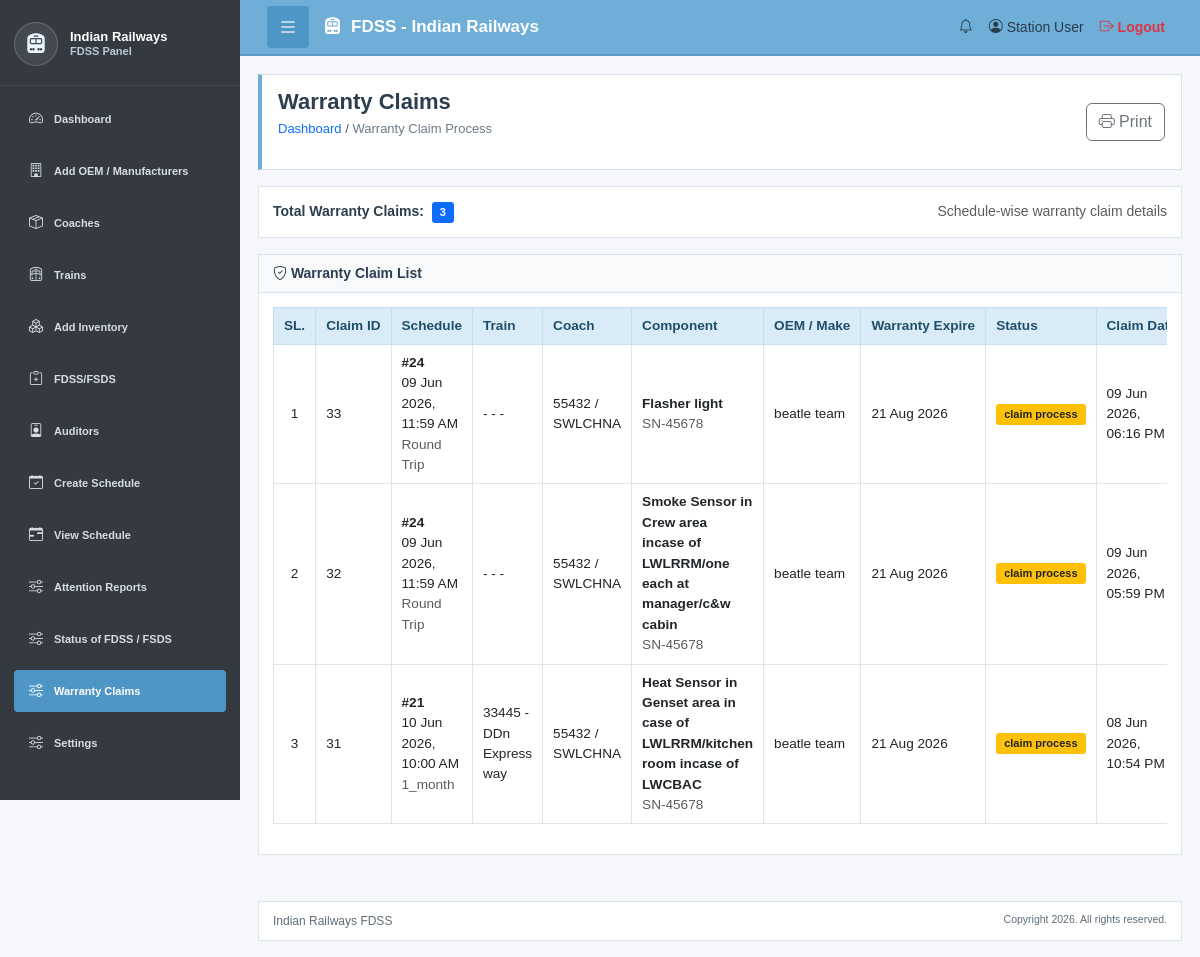
Page /Warranty-claim-process.php (signed in) on the committed database.
### tables this page shows
CREATE TABLE `fdss_warranty_claim` (
  `warranty_claim_id` int(11) NOT NULL,
  `schedule_id` int(11) DEFAULT NULL,
  `unit_id` int(11) DEFAULT NULL,
  `defectiveCause` varchar(255) DEFAULT NULL,
  `otherObservation` varchar(255) DEFAULT NULL,
  `referenceNo` varchar(255) DEFAULT NULL,
  `suggestion` varchar(255) DEFAULT NULL,
  `POH_Date` datetime DEFAULT NULL,
  `Production_unit` varchar(10) DEFAULT NULL,
  `status` varchar(255) DEFAULT NULL,
  `claim_complete_date` date DEFAULT NULL,
  `Remark` varchar(255) DEFAULT NULL,
  `created_at` datetime NOT NULL DEFAULT current_timestamp(),
  `complete_remark` text DEFAULT NULL
);

CREATE TABLE `fdss_coach_schedule` (
  `schedule_id` int(11) NOT NULL,
  `coach_id` int(11) NOT NULL,
  `train_info_id` bigint(20) DEFAULT NULL,
  `last_inspection_date` date DEFAULT NULL,
  `next_due_date` date DEFAULT NULL,
  `status` enum('Pending','Assigned','Completed','Warranty-claim/replacement') DEFAULT 'Pending',
  `auditor_id` int(11) DEFAULT NULL,
  `assignment_date_time` datetime DEFAULT NULL,
  `Inspection_Type` varchar(255) DEFAULT NULL,
  `priority` enum('Normal','High') DEFAULT 'Normal',
  `special_remarks` text DEFAULT NULL,
  `created_at` timestamp NULL DEFAULT current_timestamp(),
  `updated_at` timestamp NULL DEFAULT current_timestamp() ON UPDATE current_timestamp(),
  `user_id` int(11) NOT NULL,
  `schedule_status` int(11) NOT NULL DEFAULT 0
);

CREATE TABLE `fdss_train_coach` (
  `coach_id` int(11) NOT NULL,
  `train_info_id` varchar(10) DEFAULT NULL,
  `coach_no` varchar(50) NOT NULL,
  `Type` varchar(20) DEFAULT NULL,
  `coach_type` varchar(100) DEFAULT NULL,
  `user_id` int(11) NOT NULL,
  `coach_status` enum('Detached','Intact') DEFAULT NULL,
  `status` enum('Active','Inactive') DEFAULT 'Active',
  `next_inspection_date` date DEFAULT NULL,
  `created_at` timestamp NULL DEFAULT current_timestamp(),
  `updated_at` timestamp NULL DEFAULT current_timestamp() ON UPDATE current_timestamp(),
  `schedule_status` int(11) NOT NULL DEFAULT 0 COMMENT 'O means coach is free 1 means cach work is progress'
);

CREATE TABLE `fdss_Inventory_Management` (
  `inventory_id` int(11) NOT NULL,
  `item_code` varchar(100) NOT NULL,
  `item_name` varchar(255) NOT NULL,
  `quantity` int(11) DEFAULT NULL,
  `category` enum('FDSS','FSDS','Primary','Secondary','FDSSPARA','FSDSPARA') NOT NULL,
  `status` enum('Working','Needs Check','Not Working') DEFAULT NULL,
  `user_id` int(11) NOT NULL,
  `last_updated` timestamp NULL DEFAULT current_timestamp(),
  `remarks` text DEFAULT NULL,
  `created_at` timestamp NULL DEFAULT current_timestamp(),
  `updated_at` timestamp NULL DEFAULT current_timestamp() ON UPDATE current_timestamp()
);

CREATE TABLE `fdds_inventory_unit` (
  `unit_id` int(11) NOT NULL,
  `inventory_id` int(11) NOT NULL,
  `inventory_parameter_id` int(11) DEFAULT NULL,
  `user_id` int(11) NOT NULL,
  `serial_number` varchar(255) DEFAULT NULL,
  `model_number` varchar(255) DEFAULT NULL,
  `purchase_date` date DEFAULT NULL,
  `Warranty_expire` datetime DEFAULT NULL,
  `manufacturer_id` int(11) DEFAULT NULL,
  `use_status` int(11) NOT NULL DEFAULT 0 COMMENT '0 means not in use 1 means use in coach',
  `notes` text DEFAULT NULL,
  `Token_id` varchar(255) DEFAULT NULL,
  `unit_status` enum('warranty_claim_process','Working','Replacement','Not_working') NOT NULL DEFAULT 'Working',
  `Category` varchar(10) DEFAULT NULL,
  `created_at` timestamp NULL DEFAULT current_timestamp(),
  `updated_at` timestamp NULL DEFAULT current_timestamp() ON UPDATE current_timestamp()
);

CREATE TABLE `fdss_manufacturers` (
  `manufacturer_id` int(11) NOT NULL,
  `company_name` varchar(255) NOT NULL,
  `name` varchar(255) NOT NULL,
  `mobile_number` varchar(20) DEFAULT NULL,
  `email_id` varchar(150) DEFAULT NULL,
  `address` text DEFAULT NULL,
  `status` enum('Active','Inactive') DEFAULT 'Active',
  `user_id` int(11) NOT NULL,
  `created_at` timestamp NULL DEFAULT current_timestamp(),
  `updated_at` timestamp NULL DEFAULT current_timestamp() ON UPDATE current_timestamp()
);

CREATE TABLE `fdss_train_information` (
  `train_info_id` bigint(20) NOT NULL,
  `user_id` int(11) NOT NULL,
  `train_no` varchar(50) NOT NULL,
  `train_name` varchar(150) NOT NULL,
  `No_of_Coach` int(11) DEFAULT NULL,
  `status` enum('Active','Inactive') DEFAULT 'Active',
  `created_at` timestamp NULL DEFAULT current_timestamp(),
  `updated_at` timestamp NULL DEFAULT current_timestamp() ON UPDATE current_timestamp()
);

### Warranty-claim-process.php (the view, shortened to what this page needs)
<?php
require_once 'config/db.php';
$user_id = (int) $_SESSION['user_id'];
function e($value) {
    return htmlspecialchars((string) $value, ENT_QUOTES, 'UTF-8');
}
function display_value($value) {
    $value = trim((string) $value);
    return $value !== '' ? $value : '-';
}
function format_report_date($value) {
    return $value ? date('d M Y', strtotime($value)) : '-';
}
function format_report_datetime($value) {
    return $value ? date('d M Y, h:i A', strtotime($value)) : '-';
}
function status_class($status) {
    $status = strtolower(trim((string) $status));
    if (in_array($status, ['in progress', 'claim process', 'processing'], true)) {
        return 'bg-warning text-dark';
    }
    return 'bg-secondary';
}
$claims = [];
$claim_table_exists = false;
$table_check = $conn->query("SHOW TABLES LIKE 'fdss_warranty_claim'");
if ($table_check && $table_check->num_rows > 0) {
    $claim_table_exists = true;
}
if ($claim_table_exists) {
    $query = "
        SELECT
            wc.warranty_claim_id,
            wc.schedule_id,
            wc.unit_id,
            wc.defectiveCause,
            wc.otherObservation,
            wc.referenceNo,
            wc.suggestion,
            wc.status AS claim_status,
            wc.created_at AS claim_created_at,
            s.status AS schedule_status,
            s.assignment_date_time,
            s.Inspection_Type,
            s.priority,
            s.special_remarks,
            t.train_no,
            t.train_name,
            c.coach_no,
            c.coach_type,
            c.`Type` AS coach_body_type,
            auditor.user_name AS auditor_user_name,
            auditor.full_name AS auditor_full_name,
            iu.serial_number,
            iu.model_number,
            iu.purchase_date,
            iu.Warranty_expire,
            im.item_code,
            im.item_name,
            im.category,
            manufacturer.company_name AS manufacturer_name
        FROM fdss_warranty_claim wc
        LEFT JOIN fdss_coach_schedule s
            ON s.schedule_id = wc.schedule_id
        LEFT JOIN fdss_train_coach c
            ON c.coach_id = s.coach_id
        LEFT JOIN fdss_train_information t
            ON t.train_info_id = COALESCE(s.train_info_id, c.train_info_id)
        LEFT JOIN fdss_users auditor
            ON auditor.user_id = s.auditor_id
        LEFT JOIN fdds_inventory_unit iu
            ON iu.unit_id = wc.unit_id
        LEFT JOIN fdss_Inventory_Management im
            ON im.inventory_id = iu.inventory_id
        LEFT JOIN fdss_manufacturers manufacturer
            ON manufacturer.manufacturer_id = iu.manufacturer_id
        WHERE COALESCE(s.user_id, iu.user_id) = ?
        ORDER BY wc.created_at DESC, wc.warranty_claim_id DESC
    ";
    $stmt = $conn->prepare($query);
    if ($stmt) {
        $stmt->bind_param('i', $user_id);
        $stmt->execute();
        $result = $stmt->get_result();
        while ($row = $result->fetch_assoc()) {
            $claims[] = $row;
        }
    }
}
?>
<!DOCTYPE html>
<html lang="en">
<head>
    <link href="https://cdnjs.cloudflare.com/ajax/libs/bootstrap/5.3.0/css/bootstrap.min.css" rel="stylesheet">
    <link href="https://cdnjs.cloudflare.com/ajax/libs/bootstrap-icons/1.11.0/font/bootstrap-icons.min.css" rel="stylesheet">
    <link href="assets/css/styles.css" rel="stylesheet">
</head>
<body>
<?php include('includes/navbar.php'); ?>
<div class="sidebar-container">
    <?php include('includes/sidebar.php'); ?>
    <main class="main-content">
        <div class="page-header">
            <div>
                <h1>Warranty Claims</h1>
                <p class="page-header-subtitle">
                    <a href="index.php" class="text-primary text-decoration-none">Dashboard</a>
                    <span class="text-muted"> / </span>Warranty Claim Process
                </p>
            </div>
            <div class="no-print">
                <button type="button" class="btn btn-outline-secondary" onclick="window.print()">
                    <i class="bi bi-printer"></i> Print
                </button>
            </div>
        </div>
        <div class="content-card">
            <div class="card-body d-flex flex-wrap justify-content-between gap-2">
                <div>
                    <strong>Total Warranty Claims:</strong>
                    <span class="badge bg-primary ms-1"><?php echo count($claims); ?></span>
                </div>
                <div class="text-muted">
                    Schedule-wise warranty claim details
                </div>
            </div>
        </div>
        <div class="content-card">
            <div class="card-header d-flex align-items-center justify-content-between gap-2">
                <h5 class="mb-0"><i class="bi bi-shield-check"></i> Warranty Claim List</h5>
            </div>
            <div class="card-body">
                <?php if (!$claim_table_exists): ?>
                    <div class="alert alert-warning mb-0">
                        fdss_warranty_claim table was not found.
                    </div>
                <?php elseif (empty($claims)): ?>
                    <div class="alert alert-info mb-0">
                        No warranty claims found.
                    </div>
                <?php else: ?>
                    <div class="table-responsive">
                        <table class="table table-bordered table-hover claims-table">
                            <thead>
                                <tr>
                                    <th>SL.</th>
                                    <th>Claim ID</th>
                                    <th>Schedule</th>
                                    <th>Train</th>
                                    <th>Coach</th>
                                    <th>Component</th>
                                    <th>OEM / Make</th>
                                    <th>Warranty Expire</th>
                                    <th>Status</th>
                                    <th>Claim Date</th>
                                </tr>
                            </thead>
                            <tbody>
                                <?php foreach ($claims as $index => $claim): ?>
                                    <?php
                                        $coach_text = trim(display_value($claim['coach_no']) . ' / ' . display_value($claim['coach_body_type']));
                                        $train_text = trim(display_value($claim['train_no']) . ' - ' . display_value($claim['train_name']));
                                    ?>
                                    <tr>
                                        <td class="text-center"><?php echo $index + 1; ?></td>
                                        <td><?php echo e(display_value($claim['warranty_claim_id'])); ?></td>
                                        <td>
                                            <strong>#<?php echo e(display_value($claim['schedule_id'])); ?></strong><br>
                                            <?php echo e(format_report_datetime($claim['assignment_date_time'])); ?><br>
                                            <span class="text-muted"><?php echo e(display_value($claim['Inspection_Type'])); ?></span>
                                        </td>
                                        <td><?php echo e($train_text); ?></td>
                                        <td><?php echo e($coach_text); ?></td>
                                        <td>
                                            <strong><?php echo e(display_value($claim['item_name'])); ?></strong><br>
                                            <span class="text-muted"><?php echo e(display_value($claim['serial_number'])); ?></span>
                                        </td>
                                        <td><?php echo e(display_value($claim['manufacturer_name'])); ?></td>
                                        <td><?php echo e(format_report_date($claim['Warranty_expire'])); ?></td>
                                        <td>
                                            <span class="badge <?php echo e(status_class($claim['claim_status'])); ?>">
                                                <?php echo e(display_value($claim['claim_status'])); ?>
                                            </span>
                                        </td>
                                        <td><?php echo e(format_report_datetime($claim['claim_created_at'])); ?></td>
                                    </tr>
                                <?php endforeach; ?>
                            </tbody>
                        </table>
                    </div>
                <?php endif; ?>
            </div>
        </div>
    </main>
</div>
<?php include('includes/footer.php'); ?>
</body>
</html>

### assets/css/styles.css (style rules this page uses)
body { margin:0; padding:0; overflow-x:hidden; background:#f5f7fa; font-family:Arial,sans-serif; font-size:14px; color:#2c3e50; }
body { padding-top:56px; }
.main-content { margin-left:240px; margin-top:0; padding:18px; transition:all 0.3s ease; }
.page-header { background:#fff; border:1px solid #d9e1e8; border-left:4px solid #6faed6; padding:14px 16px; margin-bottom:16px; display:flex; justify-content:space-between; align-items:center; }
.page-header h1 { margin:0; font-size:22px; font-weight:700; color:#2c3e50; }
.page-header-subtitle { margin-top:4px; font-size:13px; color:#6c7a86; }
.content-card { background:#fff; border:1px solid #dbe4eb; margin-bottom:16px; }
.card-header { background:#f7f9fb; border-bottom:1px solid #dbe4eb; padding:10px 14px; }
.card-header h5 { margin:0; font-size:14px; font-weight:700; color:#2c3e50; }
.card-body { padding:14px; }
.table { width:100%; border-collapse:collapse; font-size:12px; }
.table thead th { background:#d9ebf7; color:#1f4e6b; border:1px solid #c9ddea; font-weight:700; }
.table td, .table th { padding:8px 10px; border:1px solid #dde5ec; }
.badge { padding:5px 8px; border-radius:3px; font-size:11px; }

### Warranty-claim-process.php (style rules this page uses)
.claims-table { font-size: 0.85rem; }
.claims-table th { background: #f8f9fa; vertical-align: middle; white-space: nowrap; }
.claims-table td { vertical-align: middle; }

### rows in the picture
fdss_warranty_claim: warranty_claim_id "33", schedule "24", schedule.assignment_date_time "09 Jun 2026, 11:59 AM", schedule.Inspection_Type "Round Trip", train_text "- - -", fdss_train_coach.coach_no+Type "55432 / SWLCHNA", fdss_inventory_management.item_name "Flasher light", unit.serial_number "SN-45678", fdss_manufacturers.company_name "beatle team", unit.Warranty_expire "21 Aug 2026", status "claim process", created_at "09 Jun 2026, 06:16 PM"
fdss_warranty_claim: warranty_claim_id "32", schedule "24", schedule.assignment_date_time "09 Jun 2026, 11:59 AM", schedule.Inspection_Type "Round Trip", train_text "- - -", fdss_train_coach.coach_no+Type "55432 / SWLCHNA", fdss_inventory_management.item_name "Smoke Sensor in Crew area incase of LWLRRM/one each at manager/c&w cabin", unit.serial_number "SN-45678", fdss_manufacturers.company_name "beatle team", unit.Warranty_expire "21 Aug 2026", status "claim process", created_at "09 Jun 2026, 05:59 PM"
fdss_warranty_claim: warranty_claim_id "31", schedule "21", schedule.assignment_date_time "10 Jun 2026, 10:00 AM", schedule.Inspection_Type "1_month", fdss_train_information.train_no+train_name "33445 - DDn Express way", fdss_train_coach.coach_no+Type "55432 / SWLCHNA", fdss_inventory_management.item_name "Heat Sensor in Genset area in case of LWLRRM/kitchen room incase of LWCBAC", unit.serial_number "SN-45678", fdss_manufacturers.company_name "beatle team", unit.Warranty_expire "21 Aug 2026", status "claim process", created_at "08 Jun 2026, 10:54 PM"

### other values in the picture
count($claims) "3"
